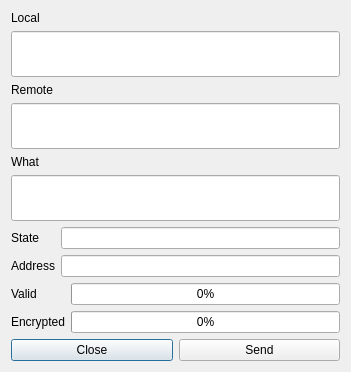
<?xml version="1.0" encoding="UTF-8"?>
<ui version="4.0">
 <class>MirrorDisplay</class>
 <widget class="QDialog" name="MirrorDisplay">
  <property name="geometry">
   <rect>
    <x>0</x>
    <y>0</y>
    <width>351</width>
    <height>372</height>
   </rect>
  </property>
  <property name="windowTitle">
   <string>Mirror</string>
  </property>
  <layout class="QGridLayout" name="gridLayout_3">
   <item row="0" column="0">
    <layout class="QVBoxLayout" name="verticalLayout">
     <item>
      <widget class="QLabel" name="localLabel">
       <property name="sizePolicy">
        <sizepolicy hsizetype="Minimum" vsizetype="Preferred">
         <horstretch>0</horstretch>
         <verstretch>0</verstretch>
        </sizepolicy>
       </property>
       <property name="minimumSize">
        <size>
         <width>100</width>
         <height>0</height>
        </size>
       </property>
       <property name="text">
        <string>Local</string>
       </property>
      </widget>
     </item>
     <item>
      <widget class="QLineEdit" name="localAddress">
       <property name="sizePolicy">
        <sizepolicy hsizetype="Expanding" vsizetype="Expanding">
         <horstretch>0</horstretch>
         <verstretch>0</verstretch>
        </sizepolicy>
       </property>
       <property name="readOnly">
        <bool>true</bool>
       </property>
      </widget>
     </item>
    </layout>
   </item>
   <item row="1" column="0">
    <layout class="QVBoxLayout" name="verticalLayout_2">
     <item>
      <widget class="QLabel" name="remoteLabel">
       <property name="sizePolicy">
        <sizepolicy hsizetype="Minimum" vsizetype="Preferred">
         <horstretch>0</horstretch>
         <verstretch>0</verstretch>
        </sizepolicy>
       </property>
       <property name="minimumSize">
        <size>
         <width>100</width>
         <height>0</height>
        </size>
       </property>
       <property name="text">
        <string>Remote</string>
       </property>
      </widget>
     </item>
     <item>
      <widget class="QLineEdit" name="remoteAddress">
       <property name="sizePolicy">
        <sizepolicy hsizetype="Expanding" vsizetype="Expanding">
         <horstretch>0</horstretch>
         <verstretch>0</verstretch>
        </sizepolicy>
       </property>
       <property name="readOnly">
        <bool>true</bool>
       </property>
      </widget>
     </item>
    </layout>
   </item>
   <item row="2" column="0">
    <layout class="QVBoxLayout" name="verticalLayout_3">
     <item>
      <widget class="QLabel" name="dataLabel">
       <property name="sizePolicy">
        <sizepolicy hsizetype="Minimum" vsizetype="Preferred">
         <horstretch>0</horstretch>
         <verstretch>0</verstretch>
        </sizepolicy>
       </property>
       <property name="minimumSize">
        <size>
         <width>100</width>
         <height>0</height>
        </size>
       </property>
       <property name="text">
        <string>What</string>
       </property>
      </widget>
     </item>
     <item>
      <widget class="QLineEdit" name="dataLine">
       <property name="sizePolicy">
        <sizepolicy hsizetype="Expanding" vsizetype="Expanding">
         <horstretch>0</horstretch>
         <verstretch>0</verstretch>
        </sizepolicy>
       </property>
      </widget>
     </item>
    </layout>
   </item>
   <item row="3" column="0">
    <layout class="QGridLayout" name="gridLayout_2">
     <item row="0" column="0">
      <widget class="QLabel" name="label">
       <property name="text">
        <string>State</string>
       </property>
      </widget>
     </item>
     <item row="0" column="1">
      <widget class="QLineEdit" name="stateLine"/>
     </item>
     <item row="1" column="0">
      <widget class="QLabel" name="label_4">
       <property name="text">
        <string>Address</string>
       </property>
      </widget>
     </item>
     <item row="1" column="1">
      <widget class="QLineEdit" name="addressLine"/>
     </item>
    </layout>
   </item>
   <item row="4" column="0">
    <layout class="QGridLayout" name="gridLayout">
     <item row="0" column="0">
      <widget class="QLabel" name="label_2">
       <property name="text">
        <string>Valid</string>
       </property>
      </widget>
     </item>
     <item row="0" column="1">
      <widget class="QProgressBar" name="validBar">
       <property name="maximum">
        <number>1</number>
       </property>
       <property name="value">
        <number>0</number>
       </property>
      </widget>
     </item>
     <item row="1" column="0">
      <widget class="QLabel" name="label_3">
       <property name="text">
        <string>Encrypted</string>
       </property>
      </widget>
     </item>
     <item row="1" column="1">
      <widget class="QProgressBar" name="encryptedBar">
       <property name="maximum">
        <number>1</number>
       </property>
       <property name="value">
        <number>0</number>
       </property>
      </widget>
     </item>
    </layout>
   </item>
   <item row="5" column="0">
    <layout class="QHBoxLayout" name="horizontalLayout_4">
     <item>
      <widget class="QPushButton" name="closeButton">
       <property name="text">
        <string>Close</string>
       </property>
      </widget>
     </item>
     <item>
      <widget class="QPushButton" name="sendButton">
       <property name="text">
        <string>Send</string>
       </property>
      </widget>
     </item>
    </layout>
   </item>
  </layout>
 </widget>
 <resources/>
 <connections/>
</ui>
